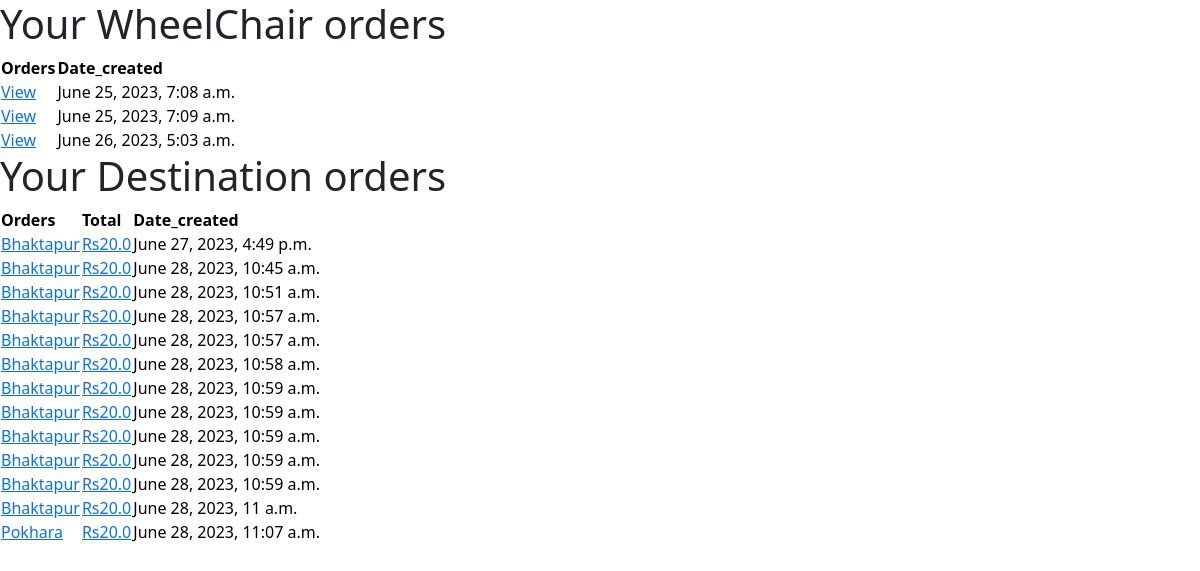
The page /user-profile (signed in) on the database its author committed.
### stroll1/models.py (models this page shows, shortened)
class Order(models.Model):
    date_ordered = models.DateTimeField(auto_now_add=True, null=True)
    customer = models.ForeignKey(Customer, on_delete= models.SET_NULL, blank=True, null=True)
    complete = models.BooleanField(default=False, null=True, blank=True )
    transaction_id = models.CharField(max_length = 200, null=True)
    payment_method = models.CharField(max_length=20, choices = METHOD, default="Cash on delivery")
    payment_completed = models.BooleanField(default=False, null=True, blank=True)
    def __str__(self):
        return str(self.id)

class Destination_Order(models.Model):
    date_ordered = models.DateTimeField(auto_now_add=True, null=True)
    ordered_by = models.CharField(max_length=200, null=True)
    destination = models.CharField(max_length=30, null=True)
    mobile = models.CharField(max_length=10, null=True)
    email = models.EmailField(null=True, blank=True)
    order_status = models.CharField(max_length=50, choices=ORDER_STATUS, default="Order Received")
    payment_method = models.CharField(
        max_length=20, choices=METHOD, default="Cash On Delivery")
    payment_completed = models.BooleanField(
        default=False, null=True, blank=True)
    price = models.FloatField(null=True)

### stroll1/views.py (the view)
# urls.py: path("user-profile", views.UserProfile, name="user-profile"),
def UserProfile(request):
     customer = request.user.customer
     userOrder = Order.objects.filter(customer=customer)
     userdestOrder = Destination_Order.objects.filter(ordered_by=request.user)
     for orders in userOrder:
          print(orders , orders.orderitem_set.all())
     for order in userdestOrder:
          print(order)
     context = {'userOrder': userOrder, 'userdestOrder': userdestOrder}
     return render(request, "userpage.html", context)

### stroll1/models.py (called while the page is built)
        def __str__(self):
            return self.product.name

### Templates/userpage.html (shortened to what this page needs)
{% load static %}
<head>
    <link href="https://cdn.jsdelivr.net/npm/bootstrap@5.3.0/dist/css/bootstrap.min.css" rel="stylesheet">
</head>
<h1>Your WheelChair orders</h1>
<table class="tavle table-primary">
    <thead>
      <tr>
        <th scope="col">Orders</th>
        <th scope="col">Date_created</th>
      </tr>
    </thead>
    <tbody>
      <tr>
        {% for orders in userOrder%}
        <td><a href="{% url 'showOrderitems' orders.id %}">View</a></td>
        <td><a>{{orders.date_ordered}}</a></td>
      </tr>
      {% endfor %}
    </tbody>
  </table>
  <h1>Your Destination orders</h1>
<table class="tavle table-primary">
    <thead>
      <tr>
        <th scope="col">Orders</th>
        <th scope="col">Total</th>
        <th scope="col">Date_created</th>
      </tr>
    </thead>
    <tbody>
      <tr>
        {% for order in userdestOrder%}
        <td><a href="#">{{order.destination}}</a></td>
        <td><a href="#">Rs{{order.price}}</a></td>
        <td><a>{{order.date_ordered}}</a></td>
      </tr>
      {% endfor %}
    </tbody>
  </table>

### rows shown on the page
Order: date_ordered "June 25, 2023, 7:08 a.m."
Order: date_ordered "June 25, 2023, 7:09 a.m."
Order: date_ordered "June 26, 2023, 5:03 a.m."
Destination_Order: destination "Bhaktapur", price "20.0", date_ordered "June 27, 2023, 4:49 p.m."
Destination_Order: destination "Bhaktapur", price "20.0", date_ordered "June 28, 2023, 10:45 a.m."
Destination_Order: destination "Bhaktapur", price "20.0", date_ordered "June 28, 2023, 10:51 a.m."
Destination_Order: destination "Bhaktapur", price "20.0", date_ordered "June 28, 2023, 10:57 a.m."
Destination_Order: destination "Bhaktapur", price "20.0", date_ordered "June 28, 2023, 10:57 a.m."
Destination_Order: destination "Bhaktapur", price "20.0", date_ordered "June 28, 2023, 10:58 a.m."
Destination_Order: destination "Bhaktapur", price "20.0", date_ordered "June 28, 2023, 10:59 a.m."
Destination_Order: destination "Bhaktapur", price "20.0", date_ordered "June 28, 2023, 10:59 a.m."
Destination_Order: destination "Bhaktapur", price "20.0", date_ordered "June 28, 2023, 10:59 a.m."
Destination_Order: destination "Bhaktapur", price "20.0", date_ordered "June 28, 2023, 10:59 a.m."
Destination_Order: destination "Bhaktapur", price "20.0", date_ordered "June 28, 2023, 10:59 a.m."
Destination_Order: destination "Bhaktapur", price "20.0", date_ordered "June 28, 2023, 11 a.m."
Destination_Order: destination "Pokhara", price "20.0", date_ordered "June 28, 2023, 11:07 a.m."
